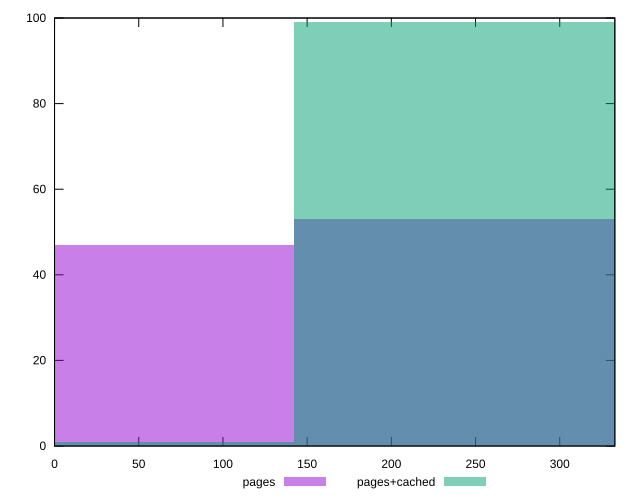

Write gnuplot code to recreate this figure.
reset

$pages <<EOF
283.9144118320791 53
0 47
EOF

$pagesCached <<EOF
0 1
283.9144118320791 99
EOF

set key outside below
set boxwidth 283.9144118320791
set xrange [0:332.70799999999997]
set yrange [0:100]
set trange [0:100]
set style fill transparent solid 0.5 noborder
set terminal svg size 640, 500 enhanced background rgb 'white'
set output "report_00022_2021-02-20T12:08:46.964Z/uses-rel-preconnect/comparison/histogram/0_vs_1.svg"

plot $pages title "pages" with boxes, \
     $pagesCached title "pages+cached" with boxes

reset
